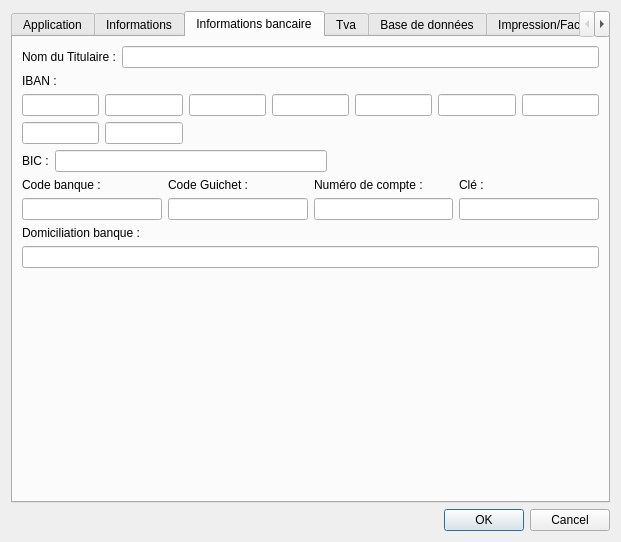
<?xml version="1.0" encoding="UTF-8"?>
<ui version="4.0">
 <class>DialogSettings</class>
 <widget class="QDialog" name="DialogSettings">
  <property name="geometry">
   <rect>
    <x>0</x>
    <y>0</y>
    <width>621</width>
    <height>542</height>
   </rect>
  </property>
  <property name="minimumSize">
   <size>
    <width>500</width>
    <height>0</height>
   </size>
  </property>
  <property name="windowTitle">
   <string>Configuration</string>
  </property>
  <property name="windowIcon">
   <iconset resource="../ressources.qrc">
    <normaloff>:/app/preference</normaloff>:/app/preference</iconset>
  </property>
  <layout class="QVBoxLayout" name="verticalLayout">
   <item>
    <layout class="QHBoxLayout" name="horizontalLayout">
     <item>
      <widget class="QTabWidget" name="tabWidget">
       <property name="tabPosition">
        <enum>QTabWidget::North</enum>
       </property>
       <property name="currentIndex">
        <number>2</number>
       </property>
       <property name="iconSize">
        <size>
         <width>16</width>
         <height>24</height>
        </size>
       </property>
       <property name="documentMode">
        <bool>false</bool>
       </property>
       <property name="tabsClosable">
        <bool>false</bool>
       </property>
       <widget class="QWidget" name="tab_Application">
        <attribute name="icon">
         <iconset resource="../ressources.qrc">
          <normaloff>:/app/config</normaloff>:/app/config</iconset>
        </attribute>
        <attribute name="title">
         <string>Application</string>
        </attribute>
        <layout class="QVBoxLayout" name="verticalLayout_12">
         <item>
          <layout class="QVBoxLayout" name="verticalLayout_App">
           <item>
            <layout class="QGridLayout" name="gridLayout_6">
             <item row="1" column="0">
              <widget class="QCheckBox" name="checkBox_checkVersion">
               <property name="text">
                <string>Vérifie si une nouvelle version est disponible.</string>
               </property>
               <property name="icon">
                <iconset resource="../ressources.qrc">
                 <normaloff>:/app/ok</normaloff>:/app/ok</iconset>
               </property>
               <property name="checked">
                <bool>false</bool>
               </property>
              </widget>
             </item>
             <item row="0" column="1">
              <widget class="QComboBox" name="comboBox_theme">
               <item>
                <property name="text">
                 <string>Normale</string>
                </property>
               </item>
               <item>
                <property name="text">
                 <string>Sombre</string>
                </property>
               </item>
              </widget>
             </item>
             <item row="0" column="0">
              <widget class="QLabel" name="label_30">
               <property name="text">
                <string>Apparence : (Après redémarrage de mcercle)</string>
               </property>
              </widget>
             </item>
             <item row="3" column="0">
              <widget class="QCheckBox" name="checkBox_manageStock">
               <property name="text">
                <string>Gère le décompte automatique du stock</string>
               </property>
               <property name="icon">
                <iconset resource="../ressources.qrc">
                 <normaloff>:/app/products</normaloff>:/app/products</iconset>
               </property>
              </widget>
             </item>
             <item row="1" column="1">
              <widget class="QLineEdit" name="lineEdit_url">
               <property name="toolTip">
                <string>Adresse du dépôt</string>
               </property>
               <property name="text">
                <string>http://cfdev.fr/download/mcercle/</string>
               </property>
              </widget>
             </item>
            </layout>
           </item>
           <item>
            <widget class="Line" name="line">
             <property name="orientation">
              <enum>Qt::Horizontal</enum>
             </property>
            </widget>
           </item>
           <item>
            <spacer name="verticalSpacer_4">
             <property name="orientation">
              <enum>Qt::Vertical</enum>
             </property>
             <property name="sizeHint" stdset="0">
              <size>
               <width>20</width>
               <height>40</height>
              </size>
             </property>
            </spacer>
           </item>
          </layout>
         </item>
        </layout>
       </widget>
       <widget class="QWidget" name="tab_compagny">
        <attribute name="icon">
         <iconset resource="../ressources.qrc">
          <normaloff>:/app/compagny</normaloff>:/app/compagny</iconset>
        </attribute>
        <attribute name="title">
         <string>Informations</string>
        </attribute>
        <layout class="QHBoxLayout" name="horizontalLayout_2">
         <item>
          <layout class="QVBoxLayout" name="verticalLayout_4">
           <item>
            <layout class="QHBoxLayout" name="horizontalLayout_3">
             <item>
              <widget class="QLabel" name="label_logo">
               <property name="text">
                <string>Logo</string>
               </property>
              </widget>
             </item>
             <item>
              <spacer name="horizontalSpacer">
               <property name="orientation">
                <enum>Qt::Horizontal</enum>
               </property>
               <property name="sizeHint" stdset="0">
                <size>
                 <width>40</width>
                 <height>20</height>
                </size>
               </property>
              </spacer>
             </item>
             <item>
              <layout class="QVBoxLayout" name="verticalLayout_5">
               <item>
                <widget class="QLabel" name="label_15">
                 <property name="text">
                  <string>&lt;!DOCTYPE HTML PUBLIC &quot;-//W3C//DTD HTML 4.0//EN&quot; &quot;http://www.w3.org/TR/REC-html40/strict.dtd&quot;&gt;
&lt;html&gt;&lt;head&gt;&lt;meta name=&quot;qrichtext&quot; content=&quot;1&quot; /&gt;&lt;style type=&quot;text/css&quot;&gt;
p, li { white-space: pre-wrap; }
&lt;/style&gt;&lt;/head&gt;&lt;body style=&quot; font-family:'MS Shell Dlg 2'; font-size:8pt; font-weight:400; font-style:normal;&quot;&gt;
&lt;p style=&quot; margin-top:0px; margin-bottom:0px; margin-left:0px; margin-right:0px; -qt-block-indent:0; text-indent:0px;&quot;&gt;&lt;span style=&quot; font-family:'Ubuntu'; font-size:9pt; font-weight:600; text-decoration: underline;&quot;&gt;Logo&lt;/span&gt;&lt;/p&gt;
&lt;p style=&quot; margin-top:0px; margin-bottom:0px; margin-left:0px; margin-right:0px; -qt-block-indent:0; text-indent:0px;&quot;&gt;&lt;span style=&quot; font-family:'Ubuntu'; font-size:7pt;&quot;&gt;Taille recommandée :1000 X 1000px&lt;/span&gt;&lt;/p&gt;&lt;/body&gt;&lt;/html&gt;</string>
                 </property>
                </widget>
               </item>
               <item>
                <widget class="QPushButton" name="pushButton_Logo">
                 <property name="text">
                  <string>Parcourir</string>
                 </property>
                </widget>
               </item>
               <item>
                <widget class="QPushButton" name="pushButton_ClearImage">
                 <property name="text">
                  <string>Effacer</string>
                 </property>
                </widget>
               </item>
              </layout>
             </item>
            </layout>
           </item>
           <item>
            <layout class="QGridLayout" name="gridLayout_2" rowstretch="0,0,0,0,0,0,0">
             <item row="1" column="2">
              <widget class="QLabel" name="label_17">
               <property name="text">
                <string>Assujetti à la TVA: </string>
               </property>
              </widget>
             </item>
             <item row="0" column="0">
              <widget class="QLabel" name="label_7">
               <property name="text">
                <string>Nom: </string>
               </property>
              </widget>
             </item>
             <item row="1" column="3">
              <widget class="QCheckBox" name="checkBox_TAX">
               <property name="enabled">
                <bool>true</bool>
               </property>
               <property name="text">
                <string/>
               </property>
              </widget>
             </item>
             <item row="3" column="1">
              <widget class="QLineEdit" name="lineEdit_sPhone">
               <property name="maxLength">
                <number>24</number>
               </property>
              </widget>
             </item>
             <item row="0" column="2">
              <widget class="QLabel" name="label_6">
               <property name="text">
                <string>Siret: </string>
               </property>
              </widget>
             </item>
             <item row="0" column="1">
              <widget class="QLineEdit" name="lineEdit_sName">
               <property name="maxLength">
                <number>64</number>
               </property>
              </widget>
             </item>
             <item row="4" column="2">
              <widget class="QLabel" name="label_14">
               <property name="text">
                <string>Site internet: </string>
               </property>
              </widget>
             </item>
             <item row="1" column="0">
              <widget class="QLabel" name="label_16">
               <property name="text">
                <string>Capital: </string>
               </property>
              </widget>
             </item>
             <item row="0" column="3">
              <widget class="QLineEdit" name="lineEdit_sNum">
               <property name="maxLength">
                <number>64</number>
               </property>
              </widget>
             </item>
             <item row="1" column="1">
              <widget class="QLineEdit" name="lineEdit_sCapital"/>
             </item>
             <item row="3" column="0">
              <widget class="QLabel" name="label_9">
               <property name="text">
                <string>Tel: </string>
               </property>
              </widget>
             </item>
             <item row="3" column="2">
              <widget class="QLabel" name="label_12">
               <property name="text">
                <string>Fax: </string>
               </property>
              </widget>
             </item>
             <item row="4" column="0">
              <widget class="QLabel" name="label_13">
               <property name="text">
                <string>Email: </string>
               </property>
              </widget>
             </item>
             <item row="4" column="1">
              <widget class="QLineEdit" name="lineEdit_sEmail">
               <property name="maxLength">
                <number>128</number>
               </property>
              </widget>
             </item>
             <item row="5" column="0">
              <widget class="QLabel" name="label_8">
               <property name="text">
                <string>Ville: </string>
               </property>
              </widget>
             </item>
             <item row="4" column="3">
              <widget class="QLineEdit" name="lineEdit_sWebSite">
               <property name="maxLength">
                <number>256</number>
               </property>
              </widget>
             </item>
             <item row="5" column="1">
              <widget class="QLineEdit" name="lineEdit_sCity">
               <property name="maxLength">
                <number>64</number>
               </property>
              </widget>
             </item>
             <item row="5" column="3">
              <widget class="QLineEdit" name="lineEdit_sZipCode">
               <property name="maxLength">
                <number>10</number>
               </property>
              </widget>
             </item>
             <item row="6" column="0">
              <widget class="QLabel" name="label_27">
               <property name="text">
                <string>Calcul du CA: </string>
               </property>
              </widget>
             </item>
             <item row="6" column="1">
              <widget class="QComboBox" name="comboBox_CA">
               <item>
                <property name="text">
                 <string>Date de facturation</string>
                </property>
               </item>
               <item>
                <property name="text">
                 <string>Date du règlement</string>
                </property>
               </item>
              </widget>
             </item>
             <item row="5" column="2">
              <widget class="QLabel" name="label_11">
               <property name="text">
                <string>Code Postal: </string>
               </property>
              </widget>
             </item>
             <item row="3" column="3">
              <widget class="QLineEdit" name="lineEdit_sFax">
               <property name="maxLength">
                <number>24</number>
               </property>
              </widget>
             </item>
             <item row="2" column="1">
              <widget class="QLineEdit" name="lineEdit_numTVA"/>
             </item>
             <item row="2" column="0">
              <widget class="QLabel" name="label_28">
               <property name="text">
                <string>Numéro TVA:</string>
               </property>
              </widget>
             </item>
             <item row="2" column="2">
              <widget class="QLabel" name="label_currency">
               <property name="text">
                <string>Devise :</string>
               </property>
              </widget>
             </item>
             <item row="2" column="3">
              <widget class="QLineEdit" name="lineEdit_currency">
               <property name="maxLength">
                <number>3</number>
               </property>
               <property name="alignment">
                <set>Qt::AlignCenter</set>
               </property>
              </widget>
             </item>
            </layout>
           </item>
           <item>
            <widget class="QLabel" name="label_10">
             <property name="text">
              <string>Adresse :</string>
             </property>
            </widget>
           </item>
           <item>
            <widget class="QLineEdit" name="lineEdit_sAdd1">
             <property name="maxLength">
              <number>128</number>
             </property>
            </widget>
           </item>
           <item>
            <widget class="QLineEdit" name="lineEdit_sAdd2">
             <property name="maxLength">
              <number>128</number>
             </property>
            </widget>
           </item>
           <item>
            <widget class="QLineEdit" name="lineEdit_sAdd3">
             <property name="maxLength">
              <number>128</number>
             </property>
            </widget>
           </item>
          </layout>
         </item>
        </layout>
       </widget>
       <widget class="QWidget" name="tab_bank">
        <attribute name="icon">
         <iconset resource="../ressources.qrc">
          <normaloff>:/app/revenue</normaloff>:/app/revenue</iconset>
        </attribute>
        <attribute name="title">
         <string>Informations bancaire</string>
        </attribute>
        <layout class="QVBoxLayout" name="verticalLayout_7">
         <item>
          <layout class="QVBoxLayout" name="verticalLayout_6">
           <item>
            <layout class="QGridLayout" name="gridLayout_3">
             <item row="0" column="0">
              <widget class="QLabel" name="label_19">
               <property name="text">
                <string>Nom du Titulaire :</string>
               </property>
              </widget>
             </item>
             <item row="0" column="1">
              <widget class="QLineEdit" name="lineEdit_nameBanque">
               <property name="maxLength">
                <number>24</number>
               </property>
               <property name="alignment">
                <set>Qt::AlignLeading|Qt::AlignLeft|Qt::AlignVCenter</set>
               </property>
              </widget>
             </item>
            </layout>
           </item>
           <item>
            <layout class="QGridLayout" name="gridLayout_4">
             <item row="0" column="0">
              <widget class="QLabel" name="label_24">
               <property name="text">
                <string>IBAN :</string>
               </property>
              </widget>
             </item>
             <item row="1" column="0">
              <widget class="QLineEdit" name="lineEdit_IBAN1">
               <property name="maxLength">
                <number>4</number>
               </property>
               <property name="alignment">
                <set>Qt::AlignCenter</set>
               </property>
              </widget>
             </item>
             <item row="1" column="1">
              <widget class="QLineEdit" name="lineEdit_IBAN2">
               <property name="maxLength">
                <number>4</number>
               </property>
               <property name="alignment">
                <set>Qt::AlignCenter</set>
               </property>
              </widget>
             </item>
             <item row="1" column="2">
              <widget class="QLineEdit" name="lineEdit_IBAN3">
               <property name="maxLength">
                <number>4</number>
               </property>
               <property name="alignment">
                <set>Qt::AlignCenter</set>
               </property>
              </widget>
             </item>
             <item row="1" column="3">
              <widget class="QLineEdit" name="lineEdit_IBAN4">
               <property name="maxLength">
                <number>4</number>
               </property>
               <property name="alignment">
                <set>Qt::AlignCenter</set>
               </property>
              </widget>
             </item>
             <item row="1" column="5">
              <widget class="QLineEdit" name="lineEdit_IBAN6">
               <property name="maxLength">
                <number>4</number>
               </property>
               <property name="alignment">
                <set>Qt::AlignCenter</set>
               </property>
              </widget>
             </item>
             <item row="1" column="6">
              <widget class="QLineEdit" name="lineEdit_IBAN7">
               <property name="maxLength">
                <number>4</number>
               </property>
               <property name="alignment">
                <set>Qt::AlignCenter</set>
               </property>
              </widget>
             </item>
             <item row="1" column="4">
              <widget class="QLineEdit" name="lineEdit_IBAN5">
               <property name="maxLength">
                <number>4</number>
               </property>
               <property name="alignment">
                <set>Qt::AlignCenter</set>
               </property>
              </widget>
             </item>
             <item row="2" column="1">
              <widget class="QLineEdit" name="lineEdit_IBAN9">
               <property name="maxLength">
                <number>2</number>
               </property>
               <property name="alignment">
                <set>Qt::AlignCenter</set>
               </property>
              </widget>
             </item>
             <item row="2" column="0">
              <widget class="QLineEdit" name="lineEdit_IBAN8">
               <property name="maxLength">
                <number>4</number>
               </property>
               <property name="alignment">
                <set>Qt::AlignCenter</set>
               </property>
              </widget>
             </item>
            </layout>
           </item>
           <item>
            <layout class="QHBoxLayout" name="horizontalLayout_6">
             <item>
              <widget class="QLabel" name="label_25">
               <property name="text">
                <string>BIC :</string>
               </property>
              </widget>
             </item>
             <item>
              <widget class="QLineEdit" name="lineEdit_BIC">
               <property name="maxLength">
                <number>11</number>
               </property>
               <property name="alignment">
                <set>Qt::AlignCenter</set>
               </property>
              </widget>
             </item>
             <item>
              <spacer name="horizontalSpacer_4">
               <property name="orientation">
                <enum>Qt::Horizontal</enum>
               </property>
               <property name="sizeHint" stdset="0">
                <size>
                 <width>40</width>
                 <height>20</height>
                </size>
               </property>
              </spacer>
             </item>
            </layout>
           </item>
           <item>
            <layout class="QGridLayout" name="gridLayout_7">
             <item row="3" column="0" colspan="4">
              <widget class="QLineEdit" name="lineEdit_Address"/>
             </item>
             <item row="0" column="3">
              <widget class="QLabel" name="label_23">
               <property name="text">
                <string>Clé :</string>
               </property>
              </widget>
             </item>
             <item row="1" column="2">
              <widget class="QLineEdit" name="lineEdit_numCompte"/>
             </item>
             <item row="1" column="1">
              <widget class="QLineEdit" name="lineEdit_codeGuichet"/>
             </item>
             <item row="1" column="3">
              <widget class="QLineEdit" name="lineEdit_keyRIB"/>
             </item>
             <item row="0" column="1">
              <widget class="QLabel" name="label_21">
               <property name="text">
                <string>Code Guichet :</string>
               </property>
              </widget>
             </item>
             <item row="1" column="0">
              <widget class="QLineEdit" name="lineEdit_codeBanque"/>
             </item>
             <item row="0" column="0">
              <widget class="QLabel" name="label_20">
               <property name="text">
                <string>Code banque :</string>
               </property>
              </widget>
             </item>
             <item row="0" column="2">
              <widget class="QLabel" name="label_22">
               <property name="text">
                <string>Numéro de compte :</string>
               </property>
              </widget>
             </item>
             <item row="2" column="0">
              <widget class="QLabel" name="label_31">
               <property name="text">
                <string>Domiciliation banque :</string>
               </property>
              </widget>
             </item>
            </layout>
           </item>
           <item>
            <spacer name="verticalSpacer_2">
             <property name="orientation">
              <enum>Qt::Vertical</enum>
             </property>
             <property name="sizeType">
              <enum>QSizePolicy::Expanding</enum>
             </property>
             <property name="sizeHint" stdset="0">
              <size>
               <width>20</width>
               <height>40</height>
              </size>
             </property>
            </spacer>
           </item>
          </layout>
         </item>
        </layout>
       </widget>
       <widget class="QWidget" name="tab_tax">
        <property name="enabled">
         <bool>true</bool>
        </property>
        <attribute name="title">
         <string>Tva</string>
        </attribute>
        <layout class="QVBoxLayout" name="verticalLayout_10">
         <item>
          <layout class="QVBoxLayout" name="verticalLayout_tax"/>
         </item>
        </layout>
       </widget>
       <widget class="QWidget" name="tab_Database">
        <attribute name="icon">
         <iconset resource="../ressources.qrc">
          <normaloff>:/app/database</normaloff>:/app/database</iconset>
        </attribute>
        <attribute name="title">
         <string>Base de données</string>
        </attribute>
        <layout class="QVBoxLayout" name="verticalLayout_3">
         <item>
          <layout class="QVBoxLayout" name="verticalLayout_2">
           <item>
            <layout class="QGridLayout" name="gridLayout">
             <item row="1" column="0">
              <widget class="QLabel" name="label">
               <property name="text">
                <string>Adresse : </string>
               </property>
              </widget>
             </item>
             <item row="1" column="1">
              <widget class="QLineEdit" name="lineEdit_hostName"/>
             </item>
             <item row="2" column="0">
              <widget class="QLabel" name="label_2">
               <property name="text">
                <string>Port : </string>
               </property>
              </widget>
             </item>
             <item row="2" column="1">
              <widget class="QLineEdit" name="lineEdit_port"/>
             </item>
             <item row="3" column="1">
              <widget class="QLineEdit" name="lineEdit_databaseName"/>
             </item>
             <item row="3" column="0">
              <widget class="QLabel" name="label_3">
               <property name="text">
                <string>Nom de la base : </string>
               </property>
              </widget>
             </item>
             <item row="4" column="0">
              <widget class="QLabel" name="label_4">
               <property name="text">
                <string>Identifiant : </string>
               </property>
              </widget>
             </item>
             <item row="4" column="1">
              <widget class="QLineEdit" name="lineEdit_login"/>
             </item>
             <item row="5" column="0">
              <widget class="QLabel" name="label_5">
               <property name="text">
                <string>Mot de pass : </string>
               </property>
              </widget>
             </item>
             <item row="5" column="1">
              <widget class="QLineEdit" name="lineEdit_password">
               <property name="echoMode">
                <enum>QLineEdit::Password</enum>
               </property>
              </widget>
             </item>
             <item row="3" column="2">
              <widget class="QToolButton" name="toolButton_BaseSelect">
               <property name="text">
                <string>...</string>
               </property>
              </widget>
             </item>
             <item row="0" column="0">
              <widget class="QLabel" name="label_26">
               <property name="text">
                <string>&lt;html&gt;&lt;head/&gt;&lt;body&gt;&lt;p&gt;Base de donnees :&lt;/p&gt;&lt;/body&gt;&lt;/html&gt;</string>
               </property>
              </widget>
             </item>
             <item row="0" column="1">
              <widget class="QComboBox" name="comboBox_dbase"/>
             </item>
            </layout>
           </item>
           <item>
            <widget class="QLabel" name="label_db_info">
             <property name="font">
              <font>
               <weight>75</weight>
               <bold>true</bold>
              </font>
             </property>
             <property name="text">
              <string>Informations :</string>
             </property>
            </widget>
           </item>
           <item>
            <layout class="QHBoxLayout" name="horizontalLayout_4">
             <item>
              <widget class="QLabel" name="label_18">
               <property name="text">
                <string>Etat:</string>
               </property>
              </widget>
             </item>
             <item>
              <spacer name="horizontalSpacer_3">
               <property name="orientation">
                <enum>Qt::Horizontal</enum>
               </property>
               <property name="sizeType">
                <enum>QSizePolicy::Fixed</enum>
               </property>
               <property name="sizeHint" stdset="0">
                <size>
                 <width>60</width>
                 <height>20</height>
                </size>
               </property>
              </spacer>
             </item>
             <item>
              <widget class="QLabel" name="label_state">
               <property name="text">
                <string>...</string>
               </property>
              </widget>
             </item>
             <item>
              <spacer name="horizontalSpacer_2">
               <property name="orientation">
                <enum>Qt::Horizontal</enum>
               </property>
               <property name="sizeHint" stdset="0">
                <size>
                 <width>40</width>
                 <height>20</height>
                </size>
               </property>
              </spacer>
             </item>
             <item>
              <widget class="QPushButton" name="pushButton_connect">
               <property name="text">
                <string>Se connecter</string>
               </property>
              </widget>
             </item>
            </layout>
           </item>
           <item>
            <spacer name="verticalSpacer">
             <property name="orientation">
              <enum>Qt::Vertical</enum>
             </property>
             <property name="sizeHint" stdset="0">
              <size>
               <width>20</width>
               <height>40</height>
              </size>
             </property>
            </spacer>
           </item>
          </layout>
         </item>
        </layout>
       </widget>
       <widget class="QWidget" name="tab_printing">
        <attribute name="icon">
         <iconset resource="../ressources.qrc">
          <normaloff>:/app/print</normaloff>:/app/print</iconset>
        </attribute>
        <attribute name="title">
         <string>Impression/Factures</string>
        </attribute>
        <layout class="QVBoxLayout" name="verticalLayout_9">
         <item>
          <layout class="QVBoxLayout" name="verticalLayout_8">
           <item>
            <layout class="QGridLayout" name="gridLayout_5">
             <property name="sizeConstraint">
              <enum>QLayout::SetDefaultConstraint</enum>
             </property>
             <item row="0" column="0">
              <widget class="QLabel" name="label_printFont">
               <property name="text">
                <string>Police d'impression (Deja Vu Sans):</string>
               </property>
               <property name="scaledContents">
                <bool>false</bool>
               </property>
              </widget>
             </item>
             <item row="2" column="0">
              <widget class="QLabel" name="label_29">
               <property name="text">
                <string>Cadres :</string>
               </property>
              </widget>
             </item>
             <item row="2" column="1">
              <widget class="QCheckBox" name="checkBox_drawLine">
               <property name="text">
                <string>Dessiner les cadres</string>
               </property>
              </widget>
             </item>
             <item row="3" column="1">
              <widget class="QCheckBox" name="checkBox_border_radius">
               <property name="text">
                <string>Bords arrondis</string>
               </property>
               <property name="checked">
                <bool>false</bool>
               </property>
               <property name="autoRepeat">
                <bool>false</bool>
               </property>
               <property name="autoExclusive">
                <bool>false</bool>
               </property>
               <property name="tristate">
                <bool>false</bool>
               </property>
              </widget>
             </item>
             <item row="0" column="1">
              <widget class="QFontComboBox" name="comboBox_printFont"/>
             </item>
             <item row="1" column="1">
              <widget class="QComboBox" name="comboBox_fontSize">
               <property name="modelColumn">
                <number>0</number>
               </property>
               <item>
                <property name="text">
                 <string>7</string>
                </property>
               </item>
               <item>
                <property name="text">
                 <string>8</string>
                </property>
               </item>
               <item>
                <property name="text">
                 <string>9</string>
                </property>
               </item>
               <item>
                <property name="text">
                 <string>10</string>
                </property>
               </item>
               <item>
                <property name="text">
                 <string>11</string>
                </property>
               </item>
               <item>
                <property name="text">
                 <string>12</string>
                </property>
               </item>
              </widget>
             </item>
             <item row="1" column="0">
              <widget class="QLabel" name="label_fontSize">
               <property name="text">
                <string>Taille de la police :</string>
               </property>
              </widget>
             </item>
            </layout>
           </item>
           <item>
            <widget class="QLabel" name="label_LineFree">
             <property name="text">
              <string>&lt;html&gt;&lt;head/&gt;&lt;body&gt;&lt;p&gt;Lignes Libres du pied de page:&lt;/p&gt;&lt;/body&gt;&lt;/html&gt;</string>
             </property>
            </widget>
           </item>
           <item>
            <widget class="QLineEdit" name="lineEdit_print1">
             <property name="maxLength">
              <number>256</number>
             </property>
            </widget>
           </item>
           <item>
            <widget class="QLineEdit" name="lineEdit_print2">
             <property name="maxLength">
              <number>256</number>
             </property>
            </widget>
           </item>
           <item>
            <widget class="QLineEdit" name="lineEdit_print3">
             <property name="maxLength">
              <number>256</number>
             </property>
            </widget>
           </item>
           <item>
            <widget class="QLineEdit" name="lineEdit_print4"/>
           </item>
           <item>
            <spacer name="verticalSpacer_3">
             <property name="orientation">
              <enum>Qt::Vertical</enum>
             </property>
             <property name="sizeHint" stdset="0">
              <size>
               <width>20</width>
               <height>40</height>
              </size>
             </property>
            </spacer>
           </item>
          </layout>
         </item>
        </layout>
       </widget>
      </widget>
     </item>
    </layout>
   </item>
   <item>
    <widget class="QDialogButtonBox" name="buttonBox">
     <property name="orientation">
      <enum>Qt::Horizontal</enum>
     </property>
     <property name="standardButtons">
      <set>QDialogButtonBox::Cancel|QDialogButtonBox::Ok</set>
     </property>
    </widget>
   </item>
  </layout>
 </widget>
 <tabstops>
  <tabstop>tabWidget</tabstop>
  <tabstop>pushButton_Logo</tabstop>
  <tabstop>pushButton_ClearImage</tabstop>
  <tabstop>lineEdit_sName</tabstop>
  <tabstop>lineEdit_sNum</tabstop>
  <tabstop>lineEdit_sCapital</tabstop>
  <tabstop>checkBox_TAX</tabstop>
  <tabstop>lineEdit_sPhone</tabstop>
  <tabstop>lineEdit_sFax</tabstop>
  <tabstop>lineEdit_sEmail</tabstop>
  <tabstop>lineEdit_sWebSite</tabstop>
  <tabstop>lineEdit_sCity</tabstop>
  <tabstop>lineEdit_sZipCode</tabstop>
  <tabstop>lineEdit_sAdd1</tabstop>
  <tabstop>lineEdit_sAdd2</tabstop>
  <tabstop>lineEdit_sAdd3</tabstop>
  <tabstop>lineEdit_nameBanque</tabstop>
  <tabstop>lineEdit_IBAN1</tabstop>
  <tabstop>lineEdit_IBAN2</tabstop>
  <tabstop>lineEdit_IBAN3</tabstop>
  <tabstop>lineEdit_IBAN4</tabstop>
  <tabstop>lineEdit_IBAN5</tabstop>
  <tabstop>lineEdit_IBAN6</tabstop>
  <tabstop>lineEdit_IBAN7</tabstop>
  <tabstop>lineEdit_IBAN8</tabstop>
  <tabstop>lineEdit_IBAN9</tabstop>
  <tabstop>lineEdit_BIC</tabstop>
  <tabstop>comboBox_dbase</tabstop>
  <tabstop>lineEdit_hostName</tabstop>
  <tabstop>lineEdit_port</tabstop>
  <tabstop>lineEdit_databaseName</tabstop>
  <tabstop>toolButton_BaseSelect</tabstop>
  <tabstop>lineEdit_login</tabstop>
  <tabstop>lineEdit_password</tabstop>
  <tabstop>pushButton_connect</tabstop>
  <tabstop>buttonBox</tabstop>
 </tabstops>
 <resources>
  <include location="../ressources.qrc"/>
 </resources>
 <connections>
  <connection>
   <sender>buttonBox</sender>
   <signal>accepted()</signal>
   <receiver>DialogSettings</receiver>
   <slot>accept()</slot>
   <hints>
    <hint type="sourcelabel">
     <x>252</x>
     <y>476</y>
    </hint>
    <hint type="destinationlabel">
     <x>157</x>
     <y>274</y>
    </hint>
   </hints>
  </connection>
  <connection>
   <sender>buttonBox</sender>
   <signal>rejected()</signal>
   <receiver>DialogSettings</receiver>
   <slot>reject()</slot>
   <hints>
    <hint type="sourcelabel">
     <x>320</x>
     <y>476</y>
    </hint>
    <hint type="destinationlabel">
     <x>286</x>
     <y>274</y>
    </hint>
   </hints>
  </connection>
 </connections>
</ui>
